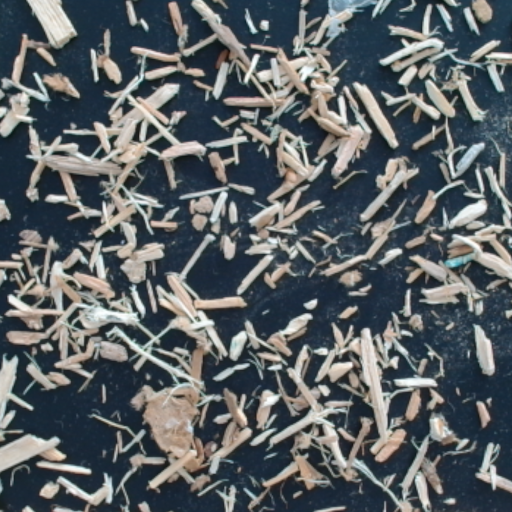
#> input picture 1_PREPROCESSING/IN_PREPROCESS/IN_TRAIN_DATA/10_A.png, 1024 x 1024 px (shown at 1/2 size)
$ python -i CV_FUNCTIONALITY.py   (imports and definitions only)   (older library calls are emulated)
#> lines starting #> are read from the running program, lines starting #| are printed output that depends on the picture; after the words box and inside, x2 and y2 are one past the last pixel; in counts of white or black regions, pixels touching at a corner belong together
import os
import re
import cv2

import numpy as np

from skimage.feature import local_binary_pattern
from scipy.spatial import distance

class Particle_Methods:
    def __init__(self, pth_to_img):
        self.img = cv2.imread(pth_to_img)

    # [104 lines left out: functions Watershed, Canny, Sobel_fill, Sobel, Laplacian, k_means and 1 more, not called in this run]

class Impurity_Methods:
    def __init__(self, pth_to_img):
        self.img = cv2.imread(pth_to_img)

    # [123 lines left out: functions detect_impurities, yuv_impurities, hsv_impurities, not called in this run]

class WoodScanner:

    def get_features(self, roi_lab, roi_hsv, roi_gray):

        m_lab = cv2.mean(roi_lab)[:3]
        m_hsv = cv2.mean(roi_hsv)[:3]

        lbp = local_binary_pattern(roi_gray, 8, 1, method="uniform")
        hist, _ = np.histogram(lbp.ravel(), bins=np.arange(0, 12), range=(0, 11), density=True)

        return np.hstack([m_lab, m_hsv, hist])

    def get_impurity_mask(self, patch_size=16, stride=4, sensitivity=5.0):
        h, w = self.gray.shape
        _, wood_mask = cv2.threshold(self.gray, 0, 255, cv2.THRESH_BINARY + cv2.THRESH_OTSU)

        all_features = []
        for y in range(0, h - patch_size, patch_size):
            for x in range(0, w - patch_size, patch_size):
                if wood_mask[y + patch_size//2, x + patch_size//2] > 0:
                    feat = self.get_features(self.lab[y:y+patch_size, x:x+patch_size],
                                           self.hsv[y:y+patch_size, x:x+patch_size],
                                           self.gray[y:y+patch_size, x:x+patch_size])
                    all_features.append(feat)

        data = np.array(all_features)
        mu = np.mean(data, axis=0)
        inv_cov = np.linalg.pinv(np.cov(data.T))

        map_h, map_w = (h // stride), (w // stride)
        heatmap = np.zeros((map_h, map_w), dtype=np.float32)

        for y_idx, y in enumerate(range(0, h - patch_size, stride)):
            for x_idx, x in enumerate(range(0, w - patch_size, stride)):
                if wood_mask[y + patch_size//2, x + patch_size//2] > 0:
                    feat = self.get_features(self.lab[y:y+patch_size, x:x+patch_size],
                                           self.hsv[y:y+patch_size, x:x+patch_size],
                                           self.gray[y:y+patch_size, x:x+patch_size])

                    dist = distance.mahalanobis(feat, mu, inv_cov)
                    heatmap[y_idx, x_idx] = dist

        heatmap_full = cv2.resize(heatmap, (w, h), interpolation=cv2.INTER_CUBIC)

        heatmap_smooth = cv2.GaussianBlur(heatmap_full, (patch_size|1, patch_size|1), 0)

        _, binary_out = cv2.threshold(heatmap_smooth, sensitivity, 255, cv2.THRESH_BINARY)

        result = cv2.bitwise_and(np.uint8(binary_out), wood_mask)

        kernel = np.ones((5,5), np.uint8)
        result = cv2.morphologyEx(result, cv2.MORPH_OPEN, kernel)

        return result

    def predict_tile(self, pth_to_tile):
        img = cv2.imread(pth_to_tile)
#> img is the input picture: shape (1024, 1024, 3); mean B, G, R 101, 97.8, 91.7

        self.lab = cv2.cvtColor(img, cv2.COLOR_BGR2LAB)
#> self.lab: shape (1024, 1024, 3); mean of channels 0, 1, 2 101.4, 126.8, 124.9
        self.hsv = cv2.cvtColor(img, cv2.COLOR_BGR2HSV)
#> self.hsv: shape (1024, 1024, 3); mean H, S, V 75.6, 67.2, 106.4
        self.gray = cv2.cvtColor(img, cv2.COLOR_BGR2GRAY)
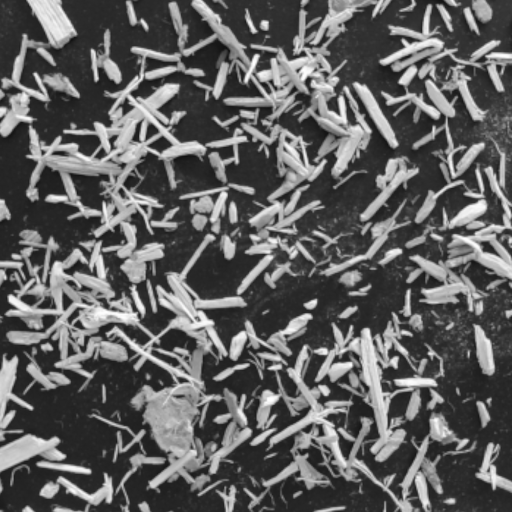
#> self.gray: shape (1024, 1024) (shown at 1/2 size); min 14, max 254, mean 96.3

        return self.get_impurity_mask()
#> in get_impurity_mask, `_, wood_mask = cv2.threshold(self.gray, 0, 255, cv2.THRESH_BINARY + cv..`:
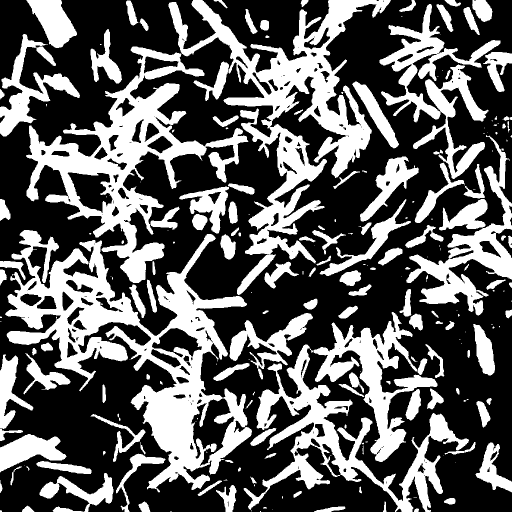
#> wood_mask: shape (1024, 1024) (shown at 1/2 size); 36.8% white; 227 white regions (87 under 20 px), largest, box (x1, y1, x2, y2) and area: (10, 460, 504, 985) 75599, (337, 0, 782, 590) 58485, (52, 93, 497, 566) 50237
#> the loop in get_impurity_mask, `for y in range(0, h - patch_size, patch_size):` made 63 passes
#> after the loop in get_impurity_mask, `for y_idx, y in enumerate(range(0, h - patch_size, stride)):`:
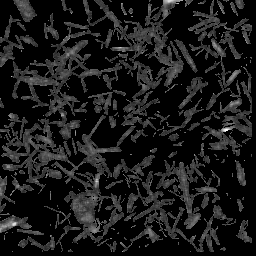
#> heatmap: shape (256, 256) float32; min 0, max 13.38, mean 1.35; drawn with min black and max white
#> in get_impurity_mask, `heatmap_full = cv2.resize(heatmap, (w, h), interpolation=cv2.INTER_CUB..`:
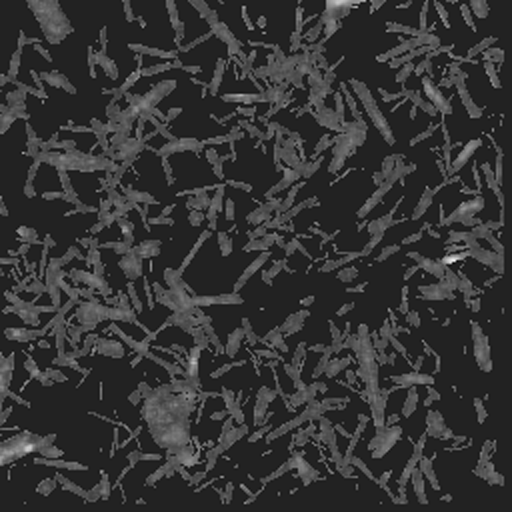
#> heatmap_full: shape (1024, 1024) float32 (shown at 1/2 size); min -2.45, max 15.73, mean 1.35; drawn with min black and max white
#> in get_impurity_mask, `heatmap_smooth = cv2.GaussianBlur(heatmap_full, (patch_size|1, patch_s..`:
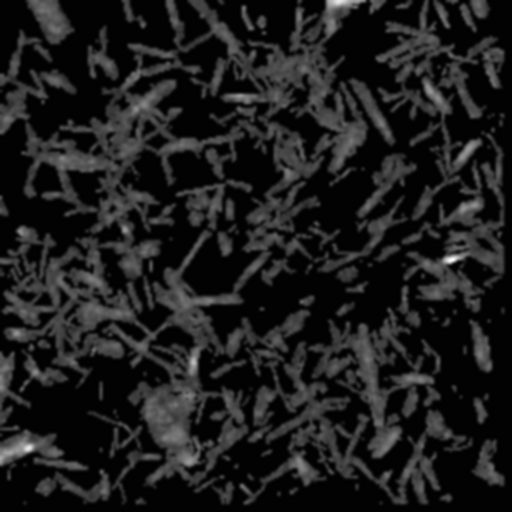
#> heatmap_smooth: shape (1024, 1024) float32 (shown at 1/2 size); min -0.105, max 12.42, mean 1.35; drawn with min black and max white
#> in get_impurity_mask, `_, binary_out = cv2.threshold(heatmap_smooth, sensitivity, 255, cv2.TH..`:
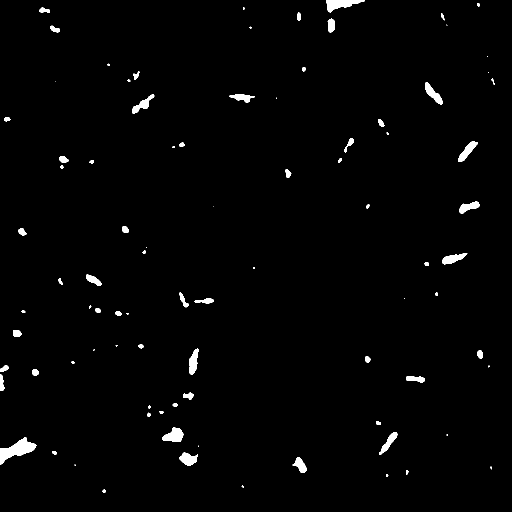
#> binary_out: shape (1024, 1024) float32 (shown at 1/2 size); 1.4% white; 88 white regions (24 under 20 px), largest, box (x1, y1, x2, y2) and area: (0, 875, 73, 929) 1719, (653, 0, 730, 25) 997, (324, 855, 367, 884) 809
#> in get_impurity_mask, `result = cv2.bitwise_and(np.uint8(binary_out), wood_mask)`: result: shape (1024, 1024); 1.3% white; 85 white regions (25 under 20 px), largest, box (x1, y1, x2, y2) and area: (0, 875, 73, 929) 1719, (656, 0, 730, 25) 929, (324, 855, 367, 884) 809
#> in get_impurity_mask, `result = cv2.morphologyEx(result, cv2.MORPH_OPEN, kernel)`:
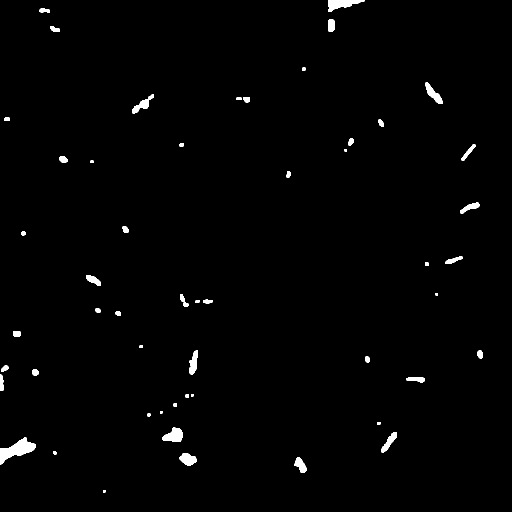
#> result: shape (1024, 1024) (shown at 1/2 size); 1.1% white; 53 white regions, largest, box (x1, y1, x2, y2) and area: (0, 875, 72, 929) 1713, (657, 0, 729, 24) 920, (325, 855, 366, 884) 803

    # [25 lines left out: function stitch_tiles, not called in this run]

>>> result = WoodScanner().predict_tile('../../1_PREPROCESSING/IN_PREPROCESS/IN_TRAIN_DATA/10_A.png')

$ run again, on 1_PREPROCESSING/IN_PREPROCESS/IN_TRAIN_DATA/11_A.png
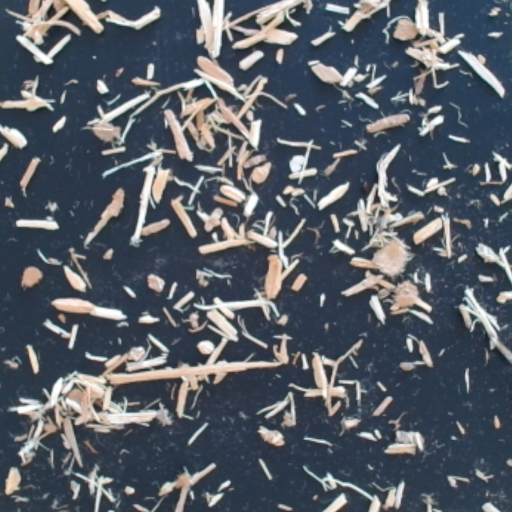
#> input picture 1_PREPROCESSING/IN_PREPROCESS/IN_TRAIN_DATA/11_A.png, 1024 x 1024 px (shown at 1/2 size)
#> in predict_tile, img is the input picture: shape (1024, 1024, 3); mean B, G, R 102.8, 93.9, 87.2
#> self.lab: shape (1024, 1024, 3); mean of channels 0, 1, 2 98.5, 127.9, 121.6
#> self.hsv: shape (1024, 1024, 3); mean H, S, V 90, 69.3, 106.9
#> in get_impurity_mask, `_, wood_mask = cv2.threshold(self.gray, 0, 255, cv2.THRESH_BINARY + cv..`:
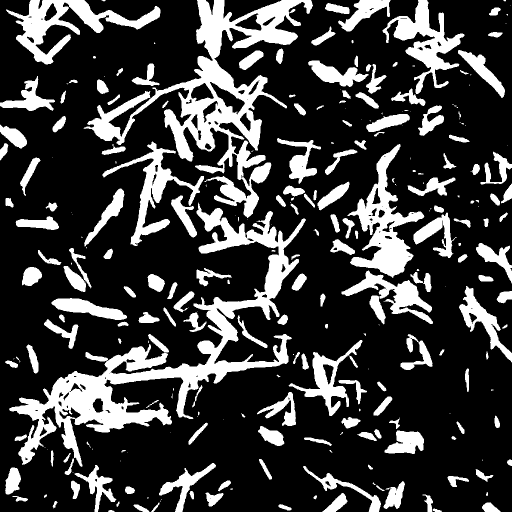
#> wood_mask: shape (1024, 1024) (shown at 1/2 size); 23.6% white; 275 white regions (88 under 20 px), largest, box (x1, y1, x2, y2) and area: (18, 405, 612, 934) 51075, (167, 0, 626, 436) 42896, (695, 288, 849, 556) 13259
#> the loop in get_impurity_mask, `for y in range(0, h - patch_size, patch_size):` made 63 passes
#> binary_out: shape (1024, 1024) float32; 1% white; 70 white regions (13 under 20 px), largest, box (x1, y1, x2, y2) and area: (532, 514, 553, 576) 880, (396, 9, 423, 55) 565, (302, 348, 321, 384) 489
#> in get_impurity_mask, `result = cv2.morphologyEx(result, cv2.MORPH_OPEN, kernel)`:
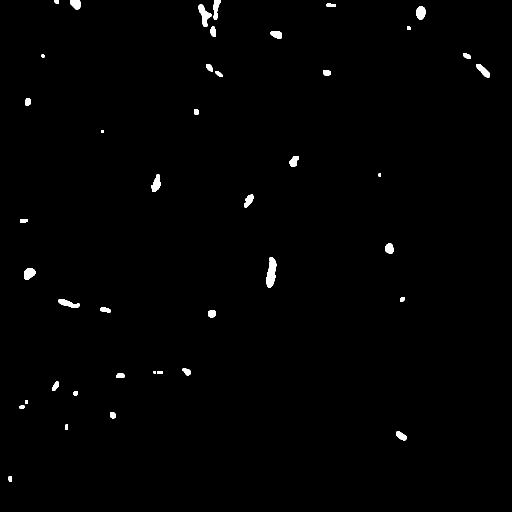
#> result: shape (1024, 1024) (shown at 1/2 size); 0.78% white; 42 white regions, largest, box (x1, y1, x2, y2) and area: (533, 514, 553, 575) 838, (397, 9, 423, 54) 552, (302, 349, 321, 384) 412

$ run again, on 1_PREPROCESSING/IN_PREPROCESS/IN_TRAIN_DATA/12_A.png
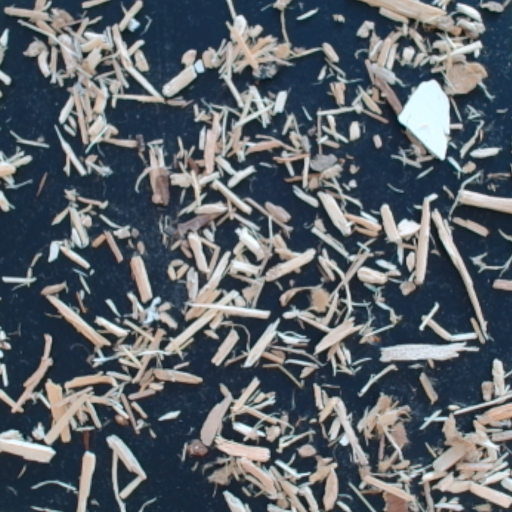
#> input picture 1_PREPROCESSING/IN_PREPROCESS/IN_TRAIN_DATA/12_A.png, 1024 x 1024 px (shown at 1/2 size)
#> in predict_tile, img is the input picture: shape (1024, 1024, 3); mean B, G, R 106.7, 99.8, 92.4
#> self.lab: shape (1024, 1024, 3); mean of channels 0, 1, 2 103.7, 127.4, 122.6
#> self.hsv: shape (1024, 1024, 3); mean H, S, V 82.6, 73.7, 110.9
#> in get_impurity_mask, `_, wood_mask = cv2.threshold(self.gray, 0, 255, cv2.THRESH_BINARY + cv..`:
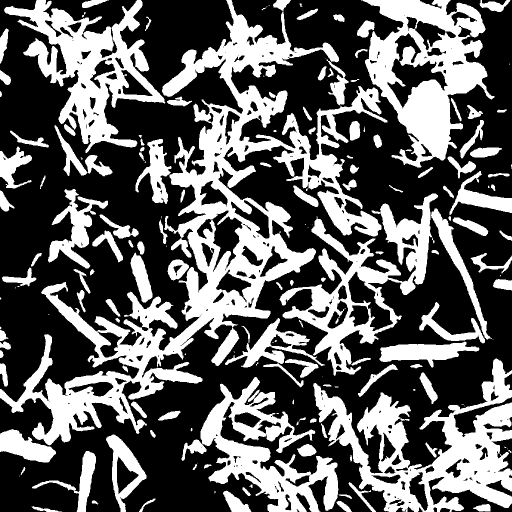
#> wood_mask: shape (1024, 1024) (shown at 1/2 size); 37.6% white; 187 white regions (55 under 20 px), largest, box (x1, y1, x2, y2) and area: (0, 0, 775, 891) 128322, (626, 717, 1024, 1024) 46223, (722, 0, 989, 335) 40042
#> the loop in get_impurity_mask, `for y in range(0, h - patch_size, patch_size):` made 63 passes
#> binary_out: shape (1024, 1024) float32; 2% white; 67 white regions (10 under 20 px), largest, box (x1, y1, x2, y2) and area: (794, 158, 889, 301) 8336, (91, 764, 140, 851) 1762, (783, 688, 891, 714) 1336
#> in get_impurity_mask, `result = cv2.morphologyEx(result, cv2.MORPH_OPEN, kernel)`:
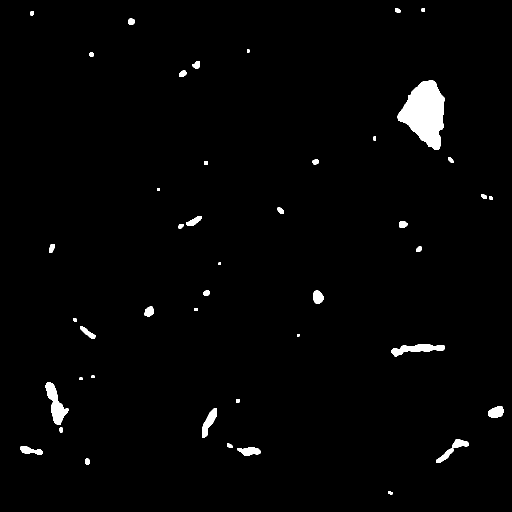
#> result: shape (1024, 1024) (shown at 1/2 size); 1.7% white; 45 white regions, largest, box (x1, y1, x2, y2) and area: (795, 160, 889, 300) 8161, (91, 764, 137, 850) 1698, (783, 688, 890, 713) 1306

$ run again, on 1_PREPROCESSING/IN_PREPROCESS/IN_TRAIN_DATA/13_A.png
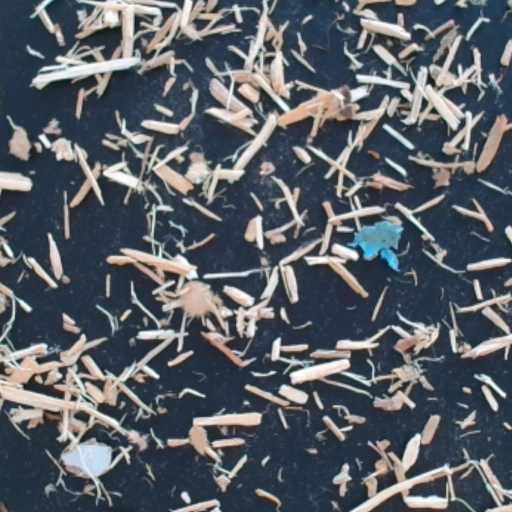
#> input picture 1_PREPROCESSING/IN_PREPROCESS/IN_TRAIN_DATA/13_A.png, 1024 x 1024 px (shown at 1/2 size)
#> in predict_tile, img is the input picture: shape (1024, 1024, 3); mean B, G, R 102, 95.3, 89.3
#> self.lab: shape (1024, 1024, 3); mean of channels 0, 1, 2 99.5, 127.6, 123
#> self.hsv: shape (1024, 1024, 3); mean H, S, V 84.6, 68.7, 106.8
#> wood_mask: shape (1024, 1024); 29.5% white; 199 white regions (73 under 20 px), largest, box (x1, y1, x2, y2) and area: (0, 0, 975, 1011) 155015, (60, 0, 520, 238) 30147, (532, 623, 888, 821) 18702
#> the loop in get_impurity_mask, `for y in range(0, h - patch_size, patch_size):` made 63 passes
#> binary_out: shape (1024, 1024) float32; 1.5% white; 48 white regions (12 under 20 px), largest, box (x1, y1, x2, y2) and area: (699, 438, 796, 533) 4697, (124, 884, 211, 942) 3318, (552, 205, 637, 244) 1282
#> in get_impurity_mask, `result = cv2.morphologyEx(result, cv2.MORPH_OPEN, kernel)`:
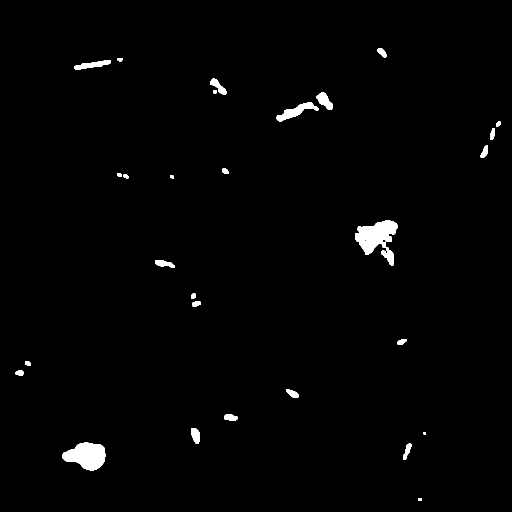
#> result: shape (1024, 1024) (shown at 1/2 size); 1.3% white; 28 white regions, largest, box (x1, y1, x2, y2) and area: (710, 441, 796, 531) 3917, (125, 885, 211, 941) 3301, (553, 205, 637, 243) 1161
